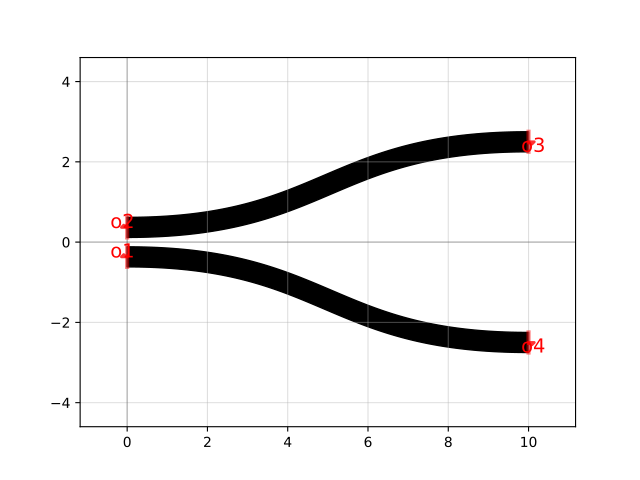

Here is the Python script that generated this plot:
import gdsfactory as gf

c = gf.components.coupler_symmetric(gap=0.234, dy=5.0, dx=10.0)
c.plot()
